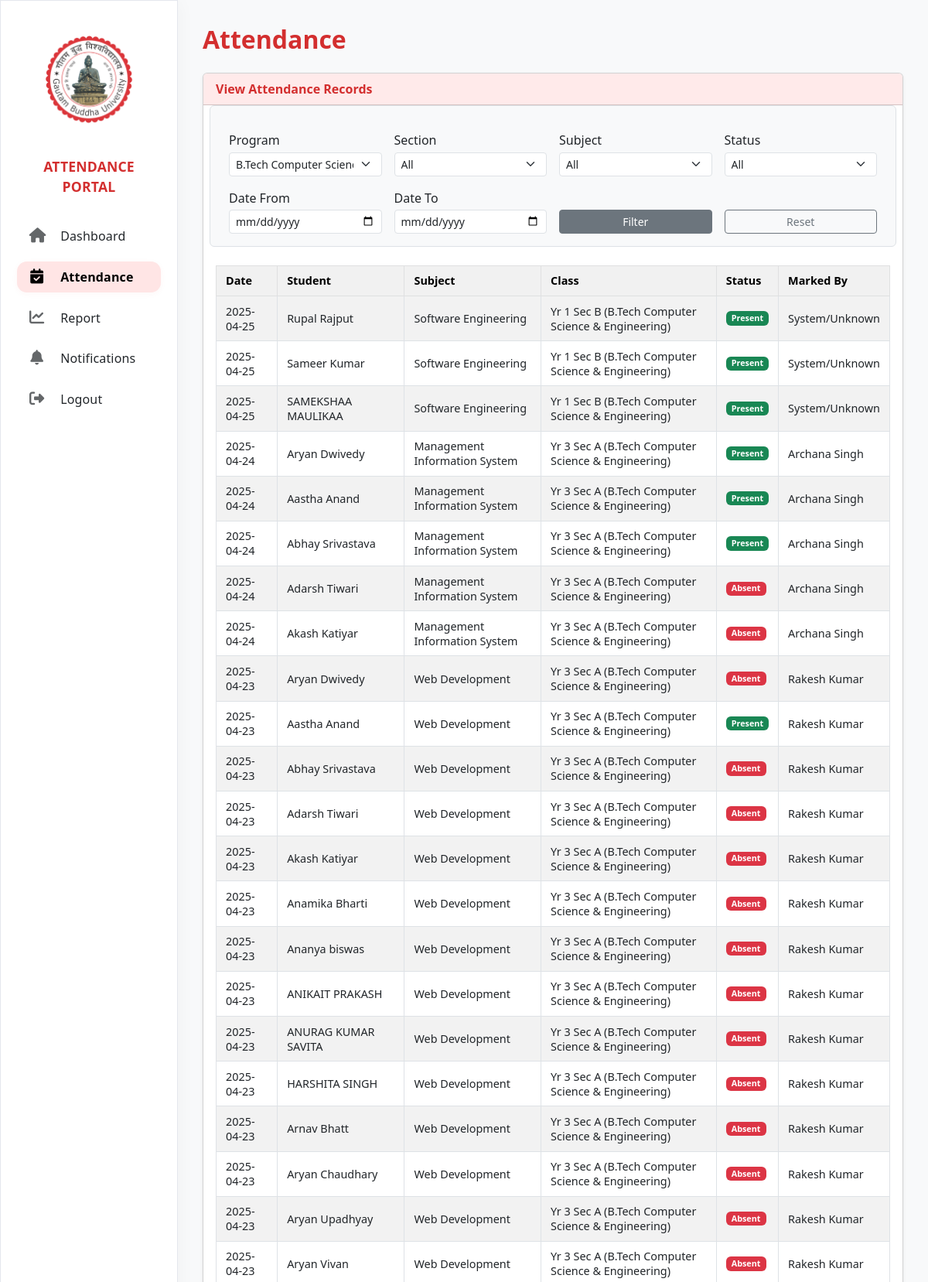
The page /modules/attendence/attendence.php?filter_prog=1 (signed in, upper part) on the database its author committed.
### tables this page shows
CREATE TABLE `attendance` (
  `id` int(11) NOT NULL,
  `student_id` int(11) NOT NULL,
  `subject_id` int(11) NOT NULL COMMENT 'FK to subjects.id',
  `section_id` int(11) NOT NULL COMMENT 'FK to sections.id',
  `date` date NOT NULL,
  `status` enum('present','absent') NOT NULL,
  `marked_by` int(11) NOT NULL,
  `created_at` timestamp NOT NULL DEFAULT current_timestamp()
);

CREATE TABLE `users` (
  `id` int(11) NOT NULL,
  `username` varchar(50) NOT NULL,
  `email` varchar(100) NOT NULL,
  `password` varchar(255) NOT NULL,
  `role` enum('student','teacher','admin','parent','hod') NOT NULL COMMENT 'admin=Dean, hod=HOD',
  `parent_id` int(11) DEFAULT NULL,
  `department_id` int(11) DEFAULT NULL COMMENT 'FK to departments.id (HODs/Teachers)',
  `program_id` int(11) DEFAULT NULL COMMENT 'FK to programs.id (Students)',
  `section_id` int(11) DEFAULT NULL COMMENT 'FK to sections.id (Students)',
  `created_at` timestamp NOT NULL DEFAULT current_timestamp()
);

CREATE TABLE `subjects` (
  `id` int(11) NOT NULL,
  `code` varchar(20) DEFAULT NULL COMMENT 'Optional subject code',
  `name` varchar(150) NOT NULL COMMENT 'e.g., Software Engineering'
);

CREATE TABLE `sections` (
  `id` int(11) NOT NULL,
  `program_id` int(11) NOT NULL COMMENT 'FK to programs table',
  `year` int(11) NOT NULL COMMENT 'e.g., 1, 2, 3, 4, 5',
  `section_name` varchar(50) NOT NULL COMMENT 'e.g., A, B, CSE-1'
);

CREATE TABLE `programs` (
  `id` int(11) NOT NULL,
  `department_id` int(11) NOT NULL COMMENT 'FK to departments table',
  `name` varchar(255) NOT NULL COMMENT 'e.g., B.Tech Computer Science & Engineering',
  `duration_years` int(11) NOT NULL COMMENT 'e.g., 3, 4, 5'
);

### modules/attendence/_attendance_table.php (the view)
<?php
$is_admin = ($role === 'admin' && (!isset($_GET['tab']) || $_GET['tab'] == 'view'));
$is_detailed_view = $is_admin || $role === 'hod' || ($role === 'teacher' && ($action ?? 'view') === 'view');
?>
<div class="table-responsive">
    <table class="table table-bordered table-striped table-hover">
        <thead class="table-light">
            <tr>
                <th>Date</th>
                <?php if ($is_admin): ?>
                    <th>Student ID</th>
                    <th>Student Name</th>
                <?php elseif ($is_detailed_view): ?>
                    <th>Student</th>
                <?php endif; ?>
                <th>Subject</th>
                <?php if ($is_detailed_view): ?>
                    <th>Class</th>
                <?php endif; ?>
                <th>Status</th>
                <?php if ($is_detailed_view): ?>
                    <th>Marked By</th>
                <?php endif; ?>
            </tr>
        </thead>
        <tbody>
            <?php if (empty($records)): ?>
                <tr>
                    <td colspan="<?= $is_admin ? 7 : ($is_detailed_view ? 6 : 3) ?>" class="text-center text-muted">
                        No attendance records found matching your criteria.
                    </td>
                </tr>
            <?php else: ?>
                <?php foreach ($records as $rec): ?>
                    <tr>
                        <td><?= htmlspecialchars($rec['date']) ?></td>
                        <?php if ($is_admin): ?>
                            <td><?= htmlspecialchars($rec['student_id']) ?></td>
                            <td><?= htmlspecialchars($rec['student_name']) ?></td>
                        <?php elseif ($is_detailed_view): ?>
                            <td><?= htmlspecialchars($rec['student_name']) ?></td>
                        <?php endif; ?>
                        <td><?= htmlspecialchars($rec['subject_name']) ?></td>
                        <?php if ($is_detailed_view): ?>
                            <td>
                                Yr <?= htmlspecialchars($rec['section_year']) ?>
                                Sec <?= htmlspecialchars($rec['section_name']) ?>
                                (<?= htmlspecialchars($rec['program_name']) ?>)
                            </td>
                        <?php endif; ?>
                        <td>
                            <span class="badge <?= $rec['status'] == 'present' ? 'badge-present' : 'badge-absent' ?>">
                                <?= ucfirst(htmlspecialchars($rec['status'])) ?>
                            </span>
                        </td>
                        <?php if ($is_detailed_view): ?>
                            <td><?= htmlspecialchars($rec['marked_by_name'] ?? 'System/Unknown') ?></td>
                        <?php endif; ?>
                    </tr>
                <?php endforeach; ?>
            <?php endif; ?>
        </tbody>
    </table>
</div>

### modules/sidebar.php (style rules this page uses)
body { font-family: 'Helvetica', Arial, sans-serif; }

### modules/attendence/attendence.php (style rules this page uses)
body { background-color: #f8f9fa; }
.table th { background-color: #f1f1f1; }
.table td, .table th { vertical-align: middle; font-size: 0.9rem; padding: 0.6rem 0.75rem; }
.badge-present { background-color: #198754; color: white; }
.badge-absent { background-color: #dc3545; color: white; }

### rows shown on the page
attendance: date "2025-04-25", users.username "Rupal Rajput", subject.name "Software Engineering", section.year "1", section.section_name "B", programs.name "B.Tech Computer Science & Engineering", status "Present", marked_by_name "System/Unknown"
attendance: date "2025-04-25", users.username "Sameer Kumar", subject.name "Software Engineering", section.year "1", section.section_name "B", programs.name "B.Tech Computer Science & Engineering", status "Present", marked_by_name "System/Unknown"
attendance: date "2025-04-25", users.username "SAMEKSHAA MAULIKAA", subject.name "Software Engineering", section.year "1", section.section_name "B", programs.name "B.Tech Computer Science & Engineering", status "Present", marked_by_name "System/Unknown"
attendance: date "2025-04-24", users.username "Aryan Dwivedy", subject.name "Management Information System", section.year "3", section.section_name "A", programs.name "B.Tech Computer Science & Engineering", status "Present", users.username "Archana Singh"
attendance: date "2025-04-24", users.username "Aastha Anand", subject.name "Management Information System", section.year "3", section.section_name "A", programs.name "B.Tech Computer Science & Engineering", status "Present", users.username "Archana Singh"
attendance: date "2025-04-24", users.username "Abhay Srivastava", subject.name "Management Information System", section.year "3", section.section_name "A", programs.name "B.Tech Computer Science & Engineering", status "Present", users.username "Archana Singh"
attendance: date "2025-04-24", users.username "Adarsh Tiwari", subject.name "Management Information System", section.year "3", section.section_name "A", programs.name "B.Tech Computer Science & Engineering", status "Absent", users.username "Archana Singh"
attendance: date "2025-04-24", users.username "Akash Katiyar", subject.name "Management Information System", section.year "3", section.section_name "A", programs.name "B.Tech Computer Science & Engineering", status "Absent", users.username "Archana Singh"
attendance: date "2025-04-23", users.username "Aryan Dwivedy", subject.name "Web Development", section.year "3", section.section_name "A", programs.name "B.Tech Computer Science & Engineering", status "Absent", users.username "Rakesh Kumar"
attendance: date "2025-04-23", users.username "Aastha Anand", subject.name "Web Development", section.year "3", section.section_name "A", programs.name "B.Tech Computer Science & Engineering", status "Present", users.username "Rakesh Kumar"
attendance: date "2025-04-23", users.username "Abhay Srivastava", subject.name "Web Development", section.year "3", section.section_name "A", programs.name "B.Tech Computer Science & Engineering", status "Absent", users.username "Rakesh Kumar"
attendance: date "2025-04-23", users.username "Adarsh Tiwari", subject.name "Web Development", section.year "3", section.section_name "A", programs.name "B.Tech Computer Science & Engineering", status "Absent", users.username "Rakesh Kumar"
attendance: date "2025-04-23", users.username "Akash Katiyar", subject.name "Web Development", section.year "3", section.section_name "A", programs.name "B.Tech Computer Science & Engineering", status "Absent", users.username "Rakesh Kumar"
attendance: date "2025-04-23", users.username "Anamika Bharti", subject.name "Web Development", section.year "3", section.section_name "A", programs.name "B.Tech Computer Science & Engineering", status "Absent", users.username "Rakesh Kumar"
attendance: date "2025-04-23", users.username "Ananya biswas", subject.name "Web Development", section.year "3", section.section_name "A", programs.name "B.Tech Computer Science & Engineering", status "Absent", users.username "Rakesh Kumar"
attendance: date "2025-04-23", users.username "ANIKAIT PRAKASH", subject.name "Web Development", section.year "3", section.section_name "A", programs.name "B.Tech Computer Science & Engineering", status "Absent", users.username "Rakesh Kumar"
attendance: date "2025-04-23", users.username "ANURAG KUMAR SAVITA", subject.name "Web Development", section.year "3", section.section_name "A", programs.name "B.Tech Computer Science & Engineering", status "Absent", users.username "Rakesh Kumar"
attendance: date "2025-04-23", users.username "HARSHITA SINGH", subject.name "Web Development", section.year "3", section.section_name "A", programs.name "B.Tech Computer Science & Engineering", status "Absent", users.username "Rakesh Kumar"
attendance: date "2025-04-23", users.username "Arnav Bhatt", subject.name "Web Development", section.year "3", section.section_name "A", programs.name "B.Tech Computer Science & Engineering", status "Absent", users.username "Rakesh Kumar"
attendance: date "2025-04-23", users.username "Aryan Chaudhary", subject.name "Web Development", section.year "3", section.section_name "A", programs.name "B.Tech Computer Science & Engineering", status "Absent", users.username "Rakesh Kumar"
attendance: date "2025-04-23", users.username "Aryan Upadhyay", subject.name "Web Development", section.year "3", section.section_name "A", programs.name "B.Tech Computer Science & Engineering", status "Absent", users.username "Rakesh Kumar"
attendance: date "2025-04-23", users.username "Aryan Vivan", subject.name "Web Development", section.year "3", section.section_name "A", programs.name "B.Tech Computer Science & Engineering", status "Absent", users.username "Rakesh Kumar"

### other values the page prints
$page_title "Attendance"
form field filter_prog "B.Tech Computer Science & Engineering"
